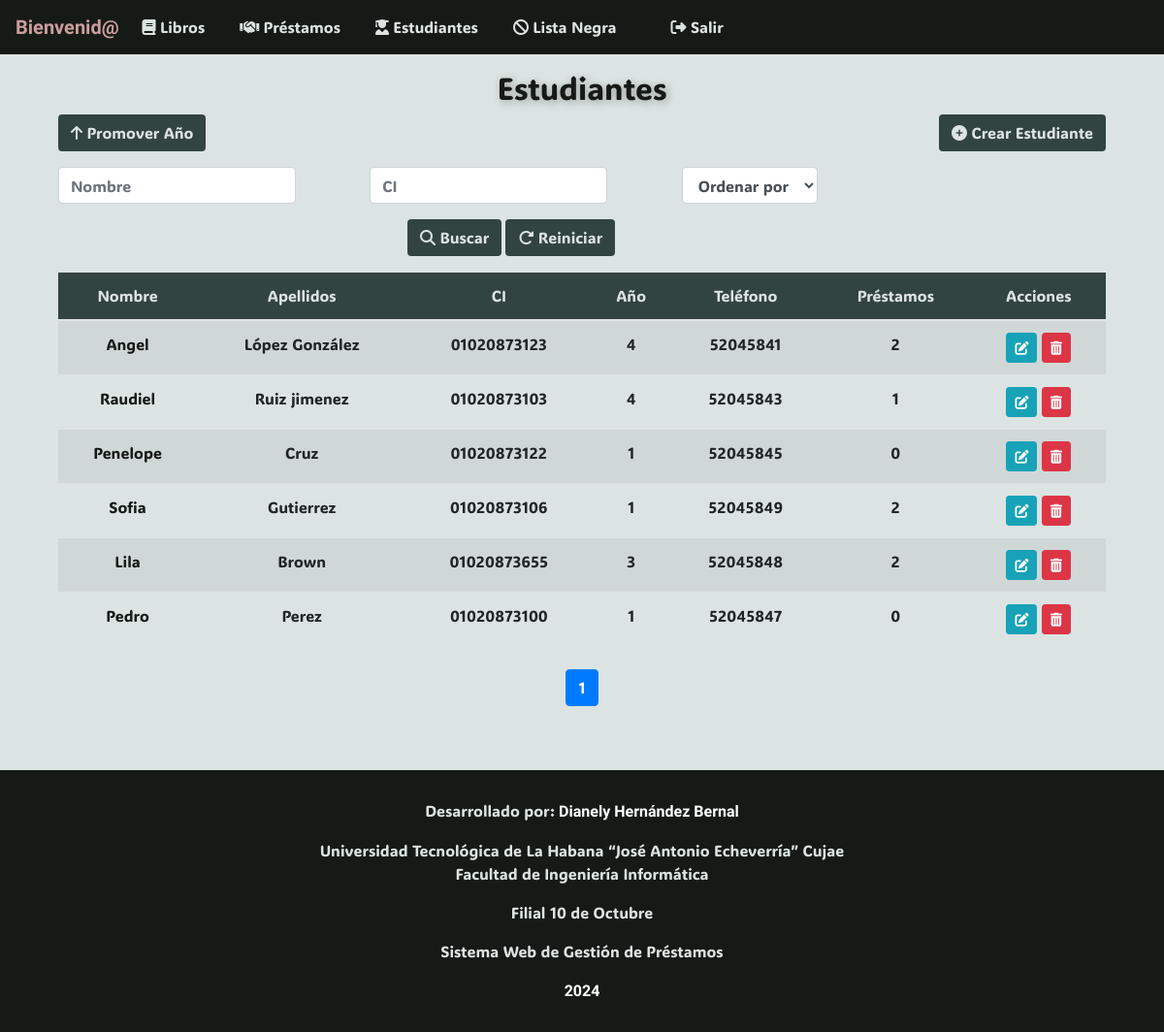
The app's page /estudiantes/, older data.
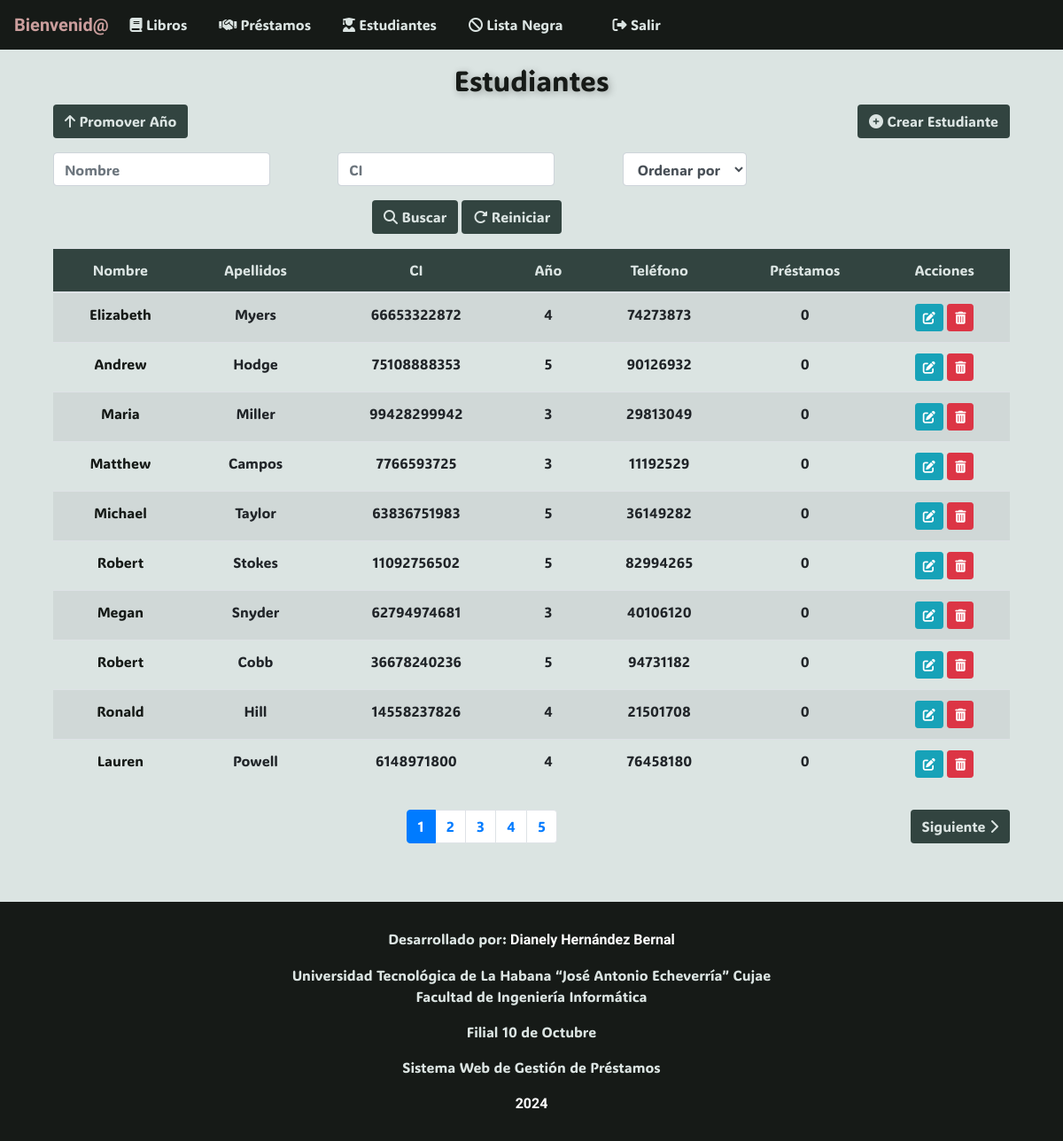
The same page, newer data.
### app/models.py (models this page shows, shortened)
class Estudiante(models.Model):
    nombre = models.CharField(max_length=30)
    apellidos = models.CharField(max_length=30)
    edad = models.IntegerField()
    anno_academico = models.IntegerField()
    CI = models.CharField(max_length=11, unique=True, validators=[RegexValidator(r'^\d{11}$')])
    telefono = models.CharField(max_length=8, validators=[RegexValidator(r'^\d{8}$')])
    @property
    def cantidad_prestamos(self):
        return self.prestamo_set.count() + self.listanegra_set.count()

### app/views.py (the view)
# urls.py: path('estudiantes/', EstudianteListView.as_view(), name='estudiante-list'),
class EstudianteListView(ListView):
    model = Estudiante
    template_name = 'estudiante_list.html'
    context_object_name = 'estudiantes'
    def get_queryset(self):
        queryset = Estudiante.objects.all()
        nombre = self.request.GET.get('buscar_nombre', '')
        if nombre:
            queryset = queryset.filter(nombre__icontains=nombre)
        ci = self.request.GET.get('buscar_ci', '')
        if ci:
            queryset = queryset.filter(CI=ci)
        orden = self.request.GET.get("ordenar_por", "")
        if orden:
            queryset = queryset.order_by(orden)
        return queryset
    def get_context_data(self, **kwargs):
        context = super().get_context_data(**kwargs)
        estudiantes = self.get_queryset()
        context["cantidad"] = len(estudiantes)
        paginator = Paginator(estudiantes, 10)
        page = self.request.GET.get("page")
        estudiantes = paginator.get_page(page)
        context["estudiantes"] = estudiantes
        return context

### app/templates/app/estudiante_list.html (shortened to what this page needs)
{% extends 'app/base.html' %}
{% block content %}
<div class="container mt-3">
    <h2 class="text-center display-5" style="animation: pulse 1.5s 1; text-shadow: 2px 2px 8px rgba(0, 0, 0, 0.3);">
        Estudiantes
    </h2>
    <div class="d-flex justify-content-between mb-3">
        <div>
            <a href="{% url 'confirmar_promo' %}" class="btn btn-color">
                <i class="fas fa-arrow-up"></i> Promover Año
            </a>
        </div>
        <div>
            <a href="{% url 'estudiante-create' %}" class="btn btn-color">
                <i class="fas fa-plus-circle"></i> Crear Estudiante
            </a>
        </div>
    </div>
    <form method="GET" class="form-inline mb-3">
        <div class="row">
            <div class="col-md-4">
                <input type="text" name="buscar_nombre" class="form-control" placeholder="Nombre" value="{{ request.GET.buscar_nombre }}">
            </div>
            <div class="col-md-4">
                <input type="text" name="buscar_ci" class="form-control" placeholder="CI" value="{{ request.GET.buscar_ci }}">
            </div>
            <div class="col-md-4">
                <select name="ordenar_por" class="form-control">
                    <option value="">Ordenar por</option>
                </select>
            </div>
            <div class="col-md-12 text-center mt-3">
                <button type="submit" class="btn btn-color"><i class="fas fa-search"></i> Buscar</button>
                <a href="{% url 'estudiante-list' %}" class="btn btn-color"><i class="fas fa-redo-alt"></i> Reiniciar</a>
            </div>
        </div>
    </form>
    <table class="table table-striped text-center">
        <thead class="secondary-color">
            <tr>
                <th>Nombre</th>
                <th>Apellidos</th>
                <th>CI</th>
                <th>Año</th>
                <th>Teléfono</th>
                <th>Préstamos</th>
                <th>Acciones</th>
            </tr>
        </thead>
        <tbody>
            {% for estudiante in estudiantes %}
            <tr>
                <td><a href="{% url 'estudiante-detail' estudiante.id %}">{{ estudiante.nombre }}</a></td>
                <td>{{ estudiante.apellidos }}</td>
                <td>{{ estudiante.CI }}</td>
                <td>{{ estudiante.anno_academico }}</td>
                <td>{{ estudiante.telefono }}</td>
                <td>{{ estudiante.cantidad_prestamos }}</td>
                <td>
                    <a href="{% url 'estudiante-update' estudiante.id %}" class="btn btn-info btn-sm"><i class="fas fa-edit"></i></a>
                    <a href="{% url 'estudiante-delete' estudiante.id %}" class="btn btn-danger btn-sm"><i class="fas fa-trash-alt"></i></a>
                </td>
            </tr>
            {% empty %}
            <tr>
                <td colspan="7" class="text-center">No hay estudiantes registrados.</td>
            </tr>
            {% endfor %}
        </tbody>
    </table>
    <div class="d-flex justify-content-between mt-4">
        <div>
            <nav aria-label="Page navigation">
                <ul class="pagination">
                    {% for num in estudiantes.paginator.page_range %}
                        {% if estudiantes.number == num %}
                            <li class="page-item active">
                                <a class="page-link" href="?page={{ num }}">{{ num }}</a>
                            </li>
                        {% elif num > estudiantes.number|add:'-5' and num < estudiantes.number|add:'5' %}
                            <li class="page-item">
                                <a class="page-link" href="?page={{ num }}">{{ num }}</a>
                            </li>
                        {% endif %}
                    {% endfor %}
                </ul>
            </nav>
        </div>
        <div>
            {% if estudiantes.has_next %}
                <a href="?page={{ estudiantes.next_page_number }}" class="btn btn-color">
                    Siguiente <i class="fas fa-chevron-right"></i>
                </a>
            {% endif %}
        </div>
    </div>
</div>
{% endblock %}

Row changes from the older to the newer data that the page shows:
removed Estudiante: nombre "Raudiel", apellidos "Ruiz jimenez", CI "01020873103", anno_academico "4", telefono "52045843", cantidad_prestamos "1"
removed Estudiante: nombre "Penelope", apellidos "Cruz", CI "01020873122", anno_academico "1", telefono "52045845", cantidad_prestamos "0"
removed Estudiante: nombre "Sofia", apellidos "Gutierrez", CI "01020873106", anno_academico "1", telefono "52045849", cantidad_prestamos "2"
changed Estudiante: nombre "Angel" → "Elizabeth"; apellidos "López González" → "Myers"; CI "01020873123" → "66653322872"; telefono "52045841" → "74273873"; cantidad_prestamos "2" → "0"
added Estudiante: nombre "Andrew", apellidos "Hodge", CI "75108888353", anno_academico "5", telefono "90126932", cantidad_prestamos "0"
changed Estudiante: nombre "Lila" → "Maria"; apellidos "Brown" → "Miller"; CI "01020873655" → "99428299942"; telefono "52045848" → "29813049"; cantidad_prestamos "2" → "0"
changed Estudiante: nombre "Pedro" → "Matthew"; apellidos "Perez" → "Campos"; CI "01020873100" → "7766593725"; anno_academico "1" → "3"; telefono "52045847" → "11192529"
added Estudiante: nombre "Michael", apellidos "Taylor", CI "63836751983", anno_academico "5", telefono "36149282", cantidad_prestamos "0"
added Estudiante: nombre "Robert", apellidos "Stokes", CI "11092756502", anno_academico "5", telefono "82994265", cantidad_prestamos "0"
added Estudiante: nombre "Megan", apellidos "Snyder", CI "62794974681", anno_academico "3", telefono "40106120", cantidad_prestamos "0"
added Estudiante: nombre "Robert", apellidos "Cobb", CI "36678240236", anno_academico "5", telefono "94731182", cantidad_prestamos "0"
added Estudiante: nombre "Ronald", apellidos "Hill", CI "14558237826", anno_academico "4", telefono "21501708", cantidad_prestamos "0"
added Estudiante: nombre "Lauren", apellidos "Powell", CI "6148971800", anno_academico "4", telefono "76458180", cantidad_prestamos "0"
Text that changed along with them:
new list line: "2"
new list line: "3"
new list line: "4"
new list line: "5"
text now shown: "Siguiente"
